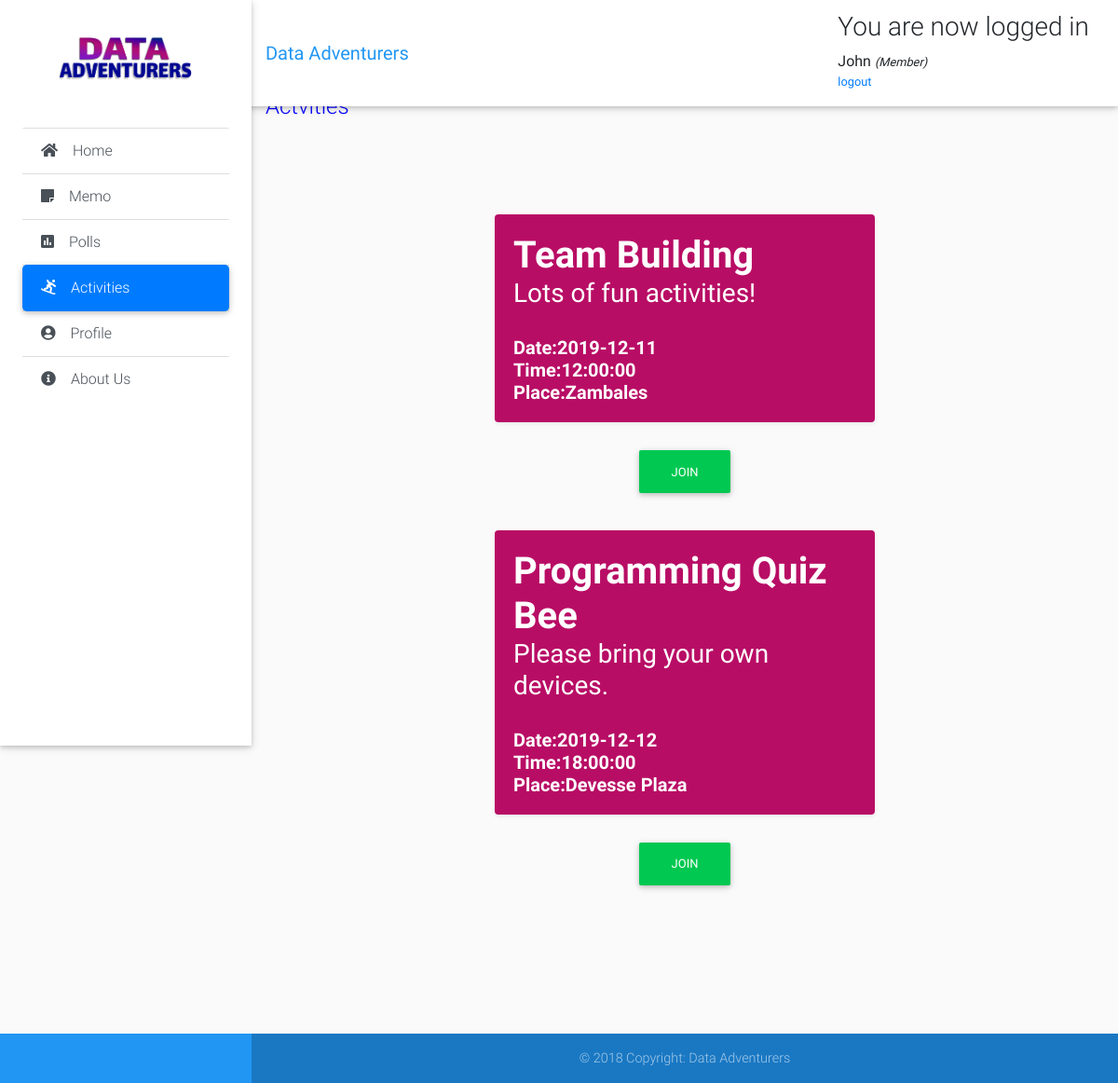
Screenshot of /client-modules/activities.php (signed in) with the database file from the repository.
### tables this page shows
CREATE TABLE IF NOT EXISTS `page_info` (
  `id` int(11) NOT NULL AUTO_INCREMENT,
  `about` varchar(1000) NOT NULL,
  `mission` varchar(1000) NOT NULL,
  `vision` varchar(1000) NOT NULL,
  `address` varchar(250) NOT NULL,
  `contact` varchar(250) NOT NULL,
  `email` varchar(250) NOT NULL,
  `image` varchar(1000) NOT NULL,
  PRIMARY KEY (`id`)
);

CREATE TABLE IF NOT EXISTS `activities` (
  `id` int(11) NOT NULL AUTO_INCREMENT,
  `title` varchar(50) NOT NULL,
  `details` varchar(50) NOT NULL,
  `date` varchar(50) NOT NULL,
  `time` time NOT NULL,
  `place` varchar(50) NOT NULL,
  PRIMARY KEY (`id`)
);

### client-modules/activities.php (the view, shortened to what this page needs)
<?php
include "connection.php";
include "header.php";
 ?>
         <div class="list-group list-group-flush">
           <a href="home.php" class="list-group-item list-group-item-action waves-effect">
             <i class="fas fa-home mr-3"></i>Home
           </a>
           <a href="memo.php" class="list-group-item list-group-item-action waves-effect">
             <i class="fas fa-sticky-note mr-3"></i>Memo</a>
           <a href="polls.php" class="list-group-item list-group-item-action waves-effect">
             <i class="fas fa-poll mr-3"></i>Polls</a>
           <a href="activities.php" class="list-group-item list-group-item-action active waves-effect">
             <i class="fas fa-snowboarding mr-3"></i>Activities</a>
           <a href="profile.php" class="list-group-item list-group-item-action waves-effect">
             <i class="fas fa-user-circle mr-3"></i>Profile</a>
           <a href="about.php" class="list-group-item list-group-item-action waves-effect ">
             <i class="fas fa-info-circle mr-3"></i>About Us</a>
         </div>
<main class="pt-5 mx-lg-6">
    <div class="container-fluid mt-5">
      <div class="page-title">
          <h4 class="mb-2 mb-sm-0 pt-1">
            <span>Actvities</span>
          </h4>
      </div>
          <?php
          $result=mysqli_query($link, "SELECT * from activities order by id DESC");
            echo "<table class='table table-borderless'  cellspacing='0' style='width: 100%'>";
            echo  "<thead>";
            echo  "<tr>";
            echo  "<th>";
            echo "</th>";
            echo  "</tr>";
            echo "</thead>";
            echo "<tbody>";
            while($row=mysqli_fetch_array($result))
            {
                echo "<tr>";
                echo "<td>";
                echo  "<div class='d-flex justify-content-center'>";
                echo " <div class='col-md-6'>";
                echo "<div class='card flex-md-row mb-4 shadow-sm h-md-250' style='background-color:#b80d65;'>";
                echo "<div class='card-body d-flex flex-column align-items-start'>";
                echo "<h1 class='mb-0' style='font-weight:bold; color:white'>";
                echo $row["title"];
                echo "</h1>";
                echo "<h3 style='color:white'>";
                echo $row["details"];
                  echo "</h3>";
                        echo "<br>";
                echo "<h5 class='mb-0' style='font-weight:bold; color:white'>";
                echo "Date:";
                echo "<span>"; echo $row["date"];   echo "</span>";
                echo "</h5>";
                echo "<h5 class='mb-0' style='font-weight:bold; color:white'>";
                echo "Time:";
                echo "<a>"; echo $row["time"];   echo "</a>";
                echo "</h5>";
                echo "<h5 class='mb-0' style='font-weight:bold; color:white'>";
                echo "Place:";
                echo "<a>"; echo $row["place"];   echo "</a>";
                echo "</h5>";
                echo "</div>";
                echo "</div>";?>
                <div class="text-center">
                <button class="btn btn-success" onclick="window.location.href =
                               'delete-act.php?id=<?php echo $row["id"]; ?>'">
                                Join</button>
                </div>
                <?php
                echo "</div>";
                echo "</td>";
                echo "</tr>";
             }
            echo "</tbody>";
            echo "</table>";
            ?>
          </div>
        <br>
</main>
  <?php
  include "footer.php";
  ?>

### client-modules/header.php (shortened to what this page needs)
<?php
include "connection.php";
 ?>
<!DOCTYPE html>
<html lang="en">
<head>
  <link rel="stylesheet" href="https://stackpath.bootstrapcdn.com/bootstrap/4.3.1/css/bootstrap.min.css">
  <link rel="stylesheet" type="text/css" href="https://cdn.datatables.net/v/bs4/dt-1.10.20/datatables.min.css"/>
  <link rel="stylesheet" href="https://use.fontawesome.com/releases/v5.11.2/css/all.css">
  <link href="../css/bootstrap.min.css" rel="stylesheet">
  <link href="../css/mdb.min.css" rel="stylesheet">
  <link href="../css/style.min.css" rel="stylesheet">
  <link href="../css/style.css" rel="stylesheet">
  <body class="grey lighten-5">
    <header>
      <nav class="navbar fixed-top navbar-expand-lg navbar-light white scrolling-navbar">
        <div class="container-fluid">
          <a class="navbar-brand waves-effect" href="about.php" target="_blank">
            <strong class="blue-text">Data Adventurers</strong>
          </a>
          <div class="collapse navbar-collapse" id="navbarSupportedContent">
            <div class="content">
              <?php if (isset($_SESSION['success'])) : ?>
                <div class="error success" >
                  <h3>
                    <?php
                    echo $_SESSION['success'];
                    ?>
                  </h3>
                </div>
              <?php endif ?>
              <div class="profile_info">
                <div>
                  <?php  if (isset($_SESSION['user'])) : ?>
                    <strong>
                      <?php echo
                      $_SESSION['user']['first_name'];
                      ?>
                    </strong>
                    <small>
                      <i>(<?php echo ucfirst($_SESSION['user']['role']); ?>)</i>
                      <br>
                      <ul class="navbar-nav nav-flex-icons">
                        <li class="nav-item">
                          <a href="header.php?logout='1'">logout</a>
                        </li>
                      </ul>
                    </small>
                  <?php endif ?>
                </div>
              </div>
            </div>
          </div>
        </div>
      </nav>
      <div class="sidebar-fixed position-fixed">
        <?php
              $result=mysqli_query($link, "select * from page_info");
              $row=mysqli_fetch_array($result);
              ?>
        <a class="logo-wrapper waves-effect">
          <img src=" <?php echo $row['image']; ?>" class="img-fluid" height="200" width="200" alt="">
        </a>
</head>

### css/style.css (style rules this page uses)
* { padding: 0; margin: 0; }
html { position: relative; min-height: 100%; }
body { margin-bottom: 150px; }
.page-title { margin-bottom: 50px; color: blue; }

### rows the page displays
page_info: image (picture)
activities: title "Team Building", details "Lots of fun activities!", date "2019-12-11", time "12:00:00", place "Zambales"
activities: title "Programming Quiz Bee", details "Please bring your own devices.", date "2019-12-12", time "18:00:00", place "Devesse Plaza"

### other values shown
$_SESSION['success'] "You are now logged in"
$_SESSION['user']['first_name'] "John"
$_SESSION['user']['role'] "Member"
